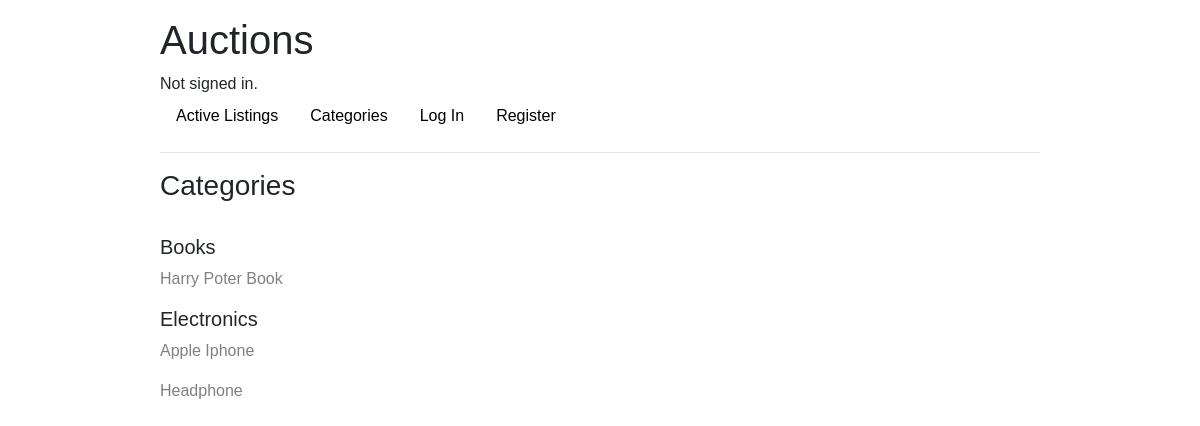
/categories, run on an earlier commit of the app's database.
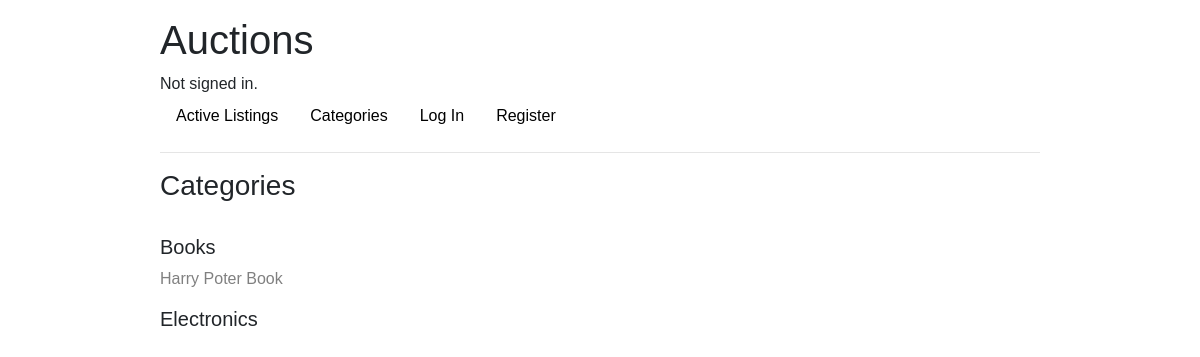
And on a later commit of the database.
### auctions/models.py (models this page shows, shortened)
class Listing(models.Model):
    seller = models.ForeignKey(User, on_delete=models.CASCADE)
    title = models.CharField(max_length=100)
    category = models.CharField(max_length=100, default=None)
    description = models.TextField(default=None)
    starting_bid = models.FloatField()
    current_price = models.FloatField()
    image = models.ImageField(upload_to='images', default=None)
    created = models.DateTimeField(auto_now_add=True)
    sold = models.BooleanField(default=False)

### auctions/views.py (the view)
# urls.py: path("categories", views.categories, name="categories"),
def categories(request):
    categories = Listing.objects.values('category').distinct()
    listings = Listing.objects.all()
    return render(request, 'auctions/category.html', {
        'categories':categories,
        'listings':listings,
    })

### auctions/templates/auctions/category.html
{% extends "auctions/layout.html" %}
{% block body %}
        <h3>Categories</h3>
        <br>
        {% for category in categories %}
            <h5>{{category.category}}</h5>
            {% for listing in listings %}
                {% if listing.category == category.category and listing.sold == False %}
                <p class='category-listing'>
                    <a href={% url 'listing' listing.id %} >{{listing.title}}</a>
                </p>
                {% endif %}
            {% endfor %}
        {% endfor %}
{% endblock %}

What changed in the data, as far as the page shows it:
no longer on this page (row edited): Listing: title "Apple Iphone", shown under "Electronics"
no longer on this page (row edited): Listing: title "Headphone", shown under "Electronics"
